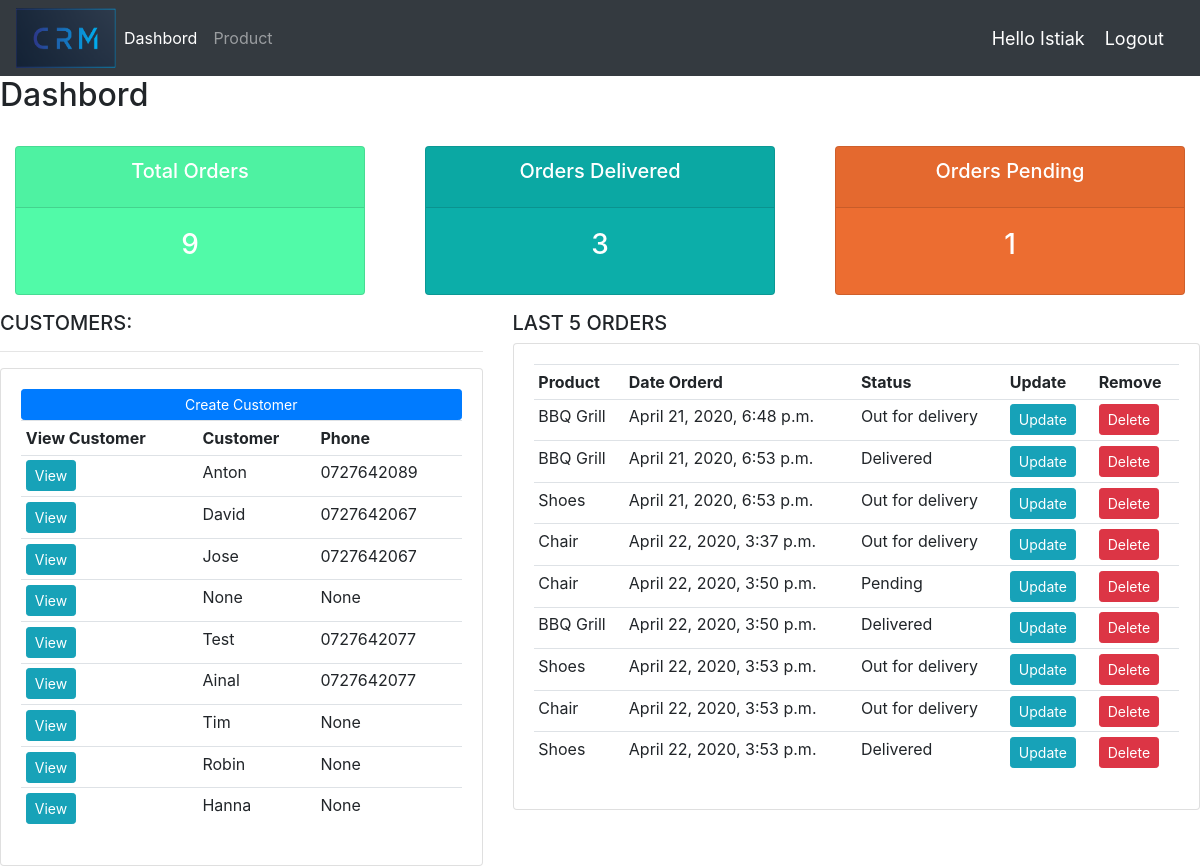
The app's page / (signed in) with its own data.
### accounts/models.py (models this page shows, shortened)
class Customer(models.Model):
	user = models.OneToOneField(User, null=True, blank=True, on_delete=models.CASCADE)
	name = models.CharField(max_length=200, null=True)
	phone = models.CharField(max_length=200, null=True)
	email = models.CharField(max_length=200, null=True)
	profile_pic = models.ImageField(default="default.png", null=True, blank=True)
	date_created = models.DateTimeField(auto_now_add=True, null=True)

class Order(models.Model):
	STATUS = (
		('Pending', 'Pending'),
		('Out for delivery', 'Out for delivery'),
		('Delivered', 'Delivered'),
		)
	customer = models.ForeignKey(Customer, null=True, on_delete = models.SET_NULL)
	product = models.ForeignKey(Product, null=True, on_delete = models.SET_NULL)
	status = models.CharField(max_length=200, null=True, choices=STATUS)
	date_created = models.DateTimeField(auto_now_add=True, null=True)

class Product(models.Model):
	CATEGORY = (
		('Indoor', 'Indoor'),
		('Outdoor', 'Outdoor'),
		)
	name = models.CharField(max_length=200, null=True)
	price = models.FloatField(null=True)
	category = models.CharField(max_length=200, null=True, choices=CATEGORY)
	description = models.CharField(max_length=200, null=True)
	date_created = models.DateTimeField(auto_now_add=True, null=True)
	tags = models.ManyToManyField(Tag)
	def __str__(self, **kwarg):
		return self.name

### accounts/decorators.py (the view)
	def wrapper_func(request, *args,**kwargs):
		group = None
		if request.user.groups.exists():
			group =request.user.groups.all()[0].name
		if group == 'customer':
			return redirect('user_page')
		if group == 'admin':
			return view_func(request, *args,**kwargs)

### accounts/views.py (called while the page is built)
@login_required(login_url='login')
@admin_only
def home(request):
	customers = Customer.objects.all()
	products = Product.objects.all()
	orders = Order.objects.all()
	total_order = orders.count()
	delivered_order = orders.filter(status = 'Delivered').count()
	pending_order = orders.filter(status = 'Pending').count()
	context = {'customers':customers, 'products': products,
	'orders': orders, 'total_order': total_order,
	'delivered_order': delivered_order,
	'pending_order': pending_order}
	return render(request,'accounts/dashbord.html',context)

### accounts/templates/accounts/dashbord.html
{% extends 'accounts/base.html' %}
{% block content %}
	<h2>Dashbord</h2>
	<br>
	{% include 'accounts/status.html' %}
	<div class="row">
		<div class="col-md-5">
			<h5>CUSTOMERS:</h5>
			<hr>
			<div class="card card-body">
				<a class="btn btn-primary  btn-sm btn-block" href="#">Create Customer</a>
				<table class="table table-sm">
					<tr>
						<th>View Customer</th>
						<th>Customer</th>
						<th>Phone</th>
					</tr>
					{% for customer in customers %}
					<tr>
						<td><a class="btn btn-sm btn-info" href="{% url 'customer' customer.id %}">View</a></td>
						<td>{{customer.name}}</td>
						<td>{{customer.phone}}</td>
					</tr>
					{% endfor %}
				</table>
			</div>
		</div>
		<div class="col-md-7">
			<h5>LAST 5 ORDERS</h5>
			<div class="card card-body">
				<table class="table table-sm">
					<tr>
						<th>Product</th>
						<th>Date Orderd</th>
						<th>Status</th>
						<th>Update</th>
						<th>Remove</th>
					</tr>
					{% for order in orders %}
					<tr>
						<td>{{order.product}}</td>
						<td>{{order.date_created}}</td>
						<td>{{order.status}}</td>
						<td><a class="btn btn-sm btn-info" href="{% url 'update_order' order.id %}">Update</a></td>
						<td><a class="btn btn-sm btn-danger" href="{% url 'delete_order' order.id %}">Delete</a></td>
					</tr>
					{% endfor %}
				</table>
			</div>
		</div>
	</div>
{% endblock %}

### accounts/templates/accounts/base.html (shortened to what this page needs)
{% load static %}
<!DOCTYPE html>
<html>
	<head>
		<link rel="stylesheet" href="https://stackpath.bootstrapcdn.com/bootstrap/4.3.1/css/bootstrap.min.css">
		<link rel="stylesheet" type="text/css" href="{% static 'css/main.css' %}">
	</head>
	<body>
		{% include 'accounts/navbar.html' %}
		{% block content %}
		{% endblock %}
	</body>
</html>

### accounts/templates/accounts/navbar.html (shortened to what this page needs)
{% load static %}
<nav class="navbar navbar-expand-lg navbar-dark bg-dark">
		  <img src="{% static 'images/logo.png' %}" height="60" width="100">
		  <div class="collapse navbar-collapse" id="navbarNav">
		  	{% if request.user.is_staff %}
			    <ul class="navbar-nav">
			      <li class="nav-item active">
			        <a class="nav-link" href="{% url 'crm-home' %}">Dashbord <span class="sr-only">(current)</span></a>
			      </li>
			      <li class="nav-item">
			        <a class="nav-link" href="{% url 'crm-product' %}">Product</a>
			      </li>
		      {% else %}
		      	<li class="nav-item">
		      		<a class="nav-link" href="{% url 'account' %}">Settings</a>
		      	</li>
		      {% endif %}
		    </ul>
		  </div>
			  <span class="hello">Hello {{request.user}}</span>
			  <br>
			  <span ><a class="hello" href="{% url 'logout' %}">Logout</a></span>
</nav>

### accounts/templates/accounts/status.html
<div class="row">
	<div class="col">
		<div class="col-md">
			<div class="card text-center text-white  mb-3" id="total-orders">
			  	<div class="card-header">
			  		<h5 class="card-title">Total Orders</h5>
			  	</div>
			  	<div class="card-body">
			    	<h3 class="card-title">{{total_order}}</h3>
			  	</div>
			</div>
		</div>
	</div>
	<div class="col">
		<div class="col-md">
			<div class="card text-center text-white  mb-3" id="orders-delivered">
			  	<div class="card-header">
			  		<h5 class="card-title">Orders Delivered</h5>
			  	</div>
			  	<div class="card-body">
			    	<h3 class="card-title">{{delivered_order}}</h3>
			  	</div>
			</div>
		</div>
	</div>
	<div class="col">
		<div class="col-md">
			<div class="card text-center text-white  mb-3" id="orders-pending">
			  	<div class="card-header">
			  		<h5 class="card-title">Orders Pending</h5>
			  	</div>
			  	<div class="card-body">
			    	<h3 class="card-title">{{pending_order}}</h3>
			  	</div>
			</div>
		</div>
	</div>
</div>

### static/css/main.css (style rules this page uses)
#total-orders { background-color: #51FAA8; }
#orders-delivered { background-color: #0CAEA9; }
#orders-pending { background-color: #EC6D31; }

### accounts/templates/accounts/navbar.html (style rules this page uses)
.hello { font-size: 18px; color: #fff; margin-right: 20px; }

### records on screen
Customer: name "Anton", phone "0727642089"
Customer: name "David", phone "0727642067"
Customer: name "Jose", phone "0727642067"
Customer: name "None", phone "None"
Customer: name "Test", phone "0727642077"
Customer: name "Ainal", phone "0727642077"
Customer: name "Tim", phone "None"
Customer: name "Robin", phone "None"
Customer: name "Hanna", phone "None"
Order: product "BBQ Grill", date_created "April 21, 2020, 6:48 p.m.", status "Out for delivery"
Order: product "BBQ Grill", date_created "April 21, 2020, 6:53 p.m.", status "Delivered"
Order: product "Shoes", date_created "April 21, 2020, 6:53 p.m.", status "Out for delivery"
Order: product "Chair", date_created "April 22, 2020, 3:37 p.m.", status "Out for delivery"
Order: product "Chair", date_created "April 22, 2020, 3:50 p.m.", status "Pending"
Order: product "BBQ Grill", date_created "April 22, 2020, 3:50 p.m.", status "Delivered"
Order: product "Shoes", date_created "April 22, 2020, 3:53 p.m.", status "Out for delivery"
Order: product "Chair", date_created "April 22, 2020, 3:53 p.m.", status "Out for delivery"
Order: product "Shoes", date_created "April 22, 2020, 3:53 p.m.", status "Delivered"

### other values on screen
{{ request.user }} "Istiak"
{{ total_order }} "9"
{{ delivered_order }} "3"
{{ pending_order }} "1"
